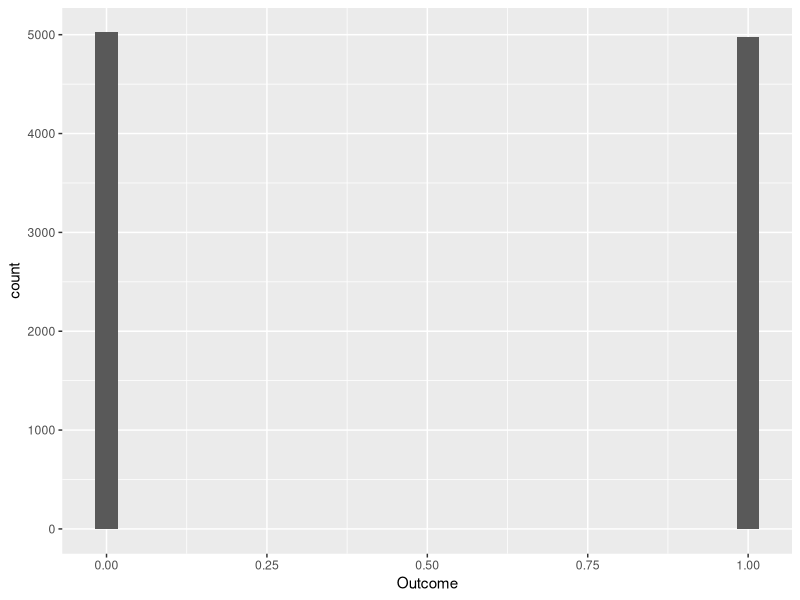
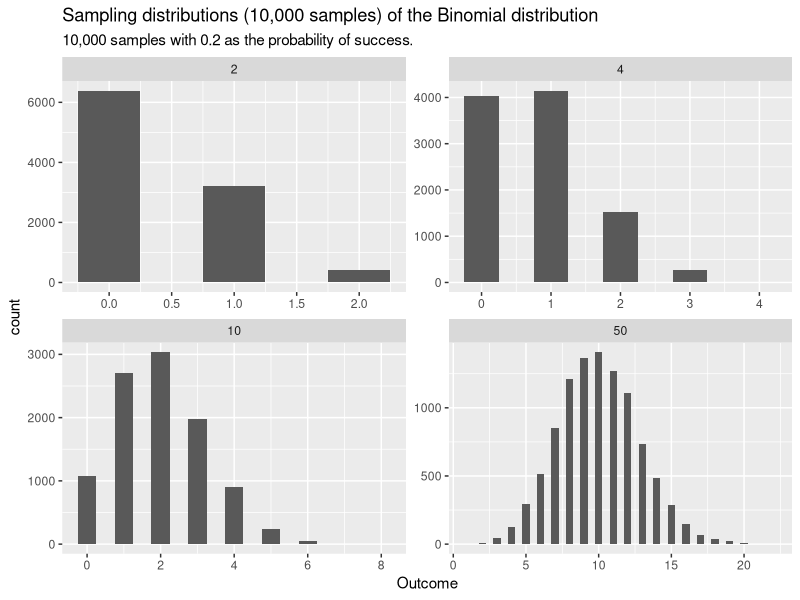
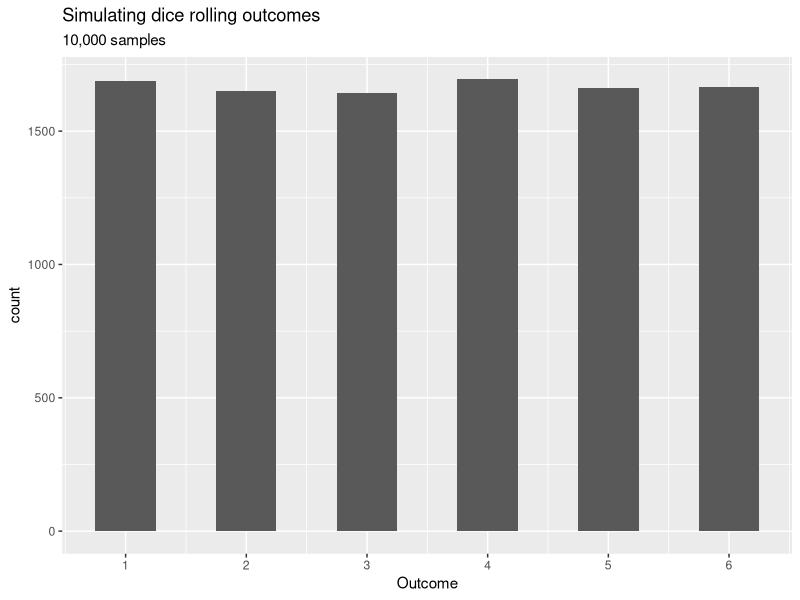
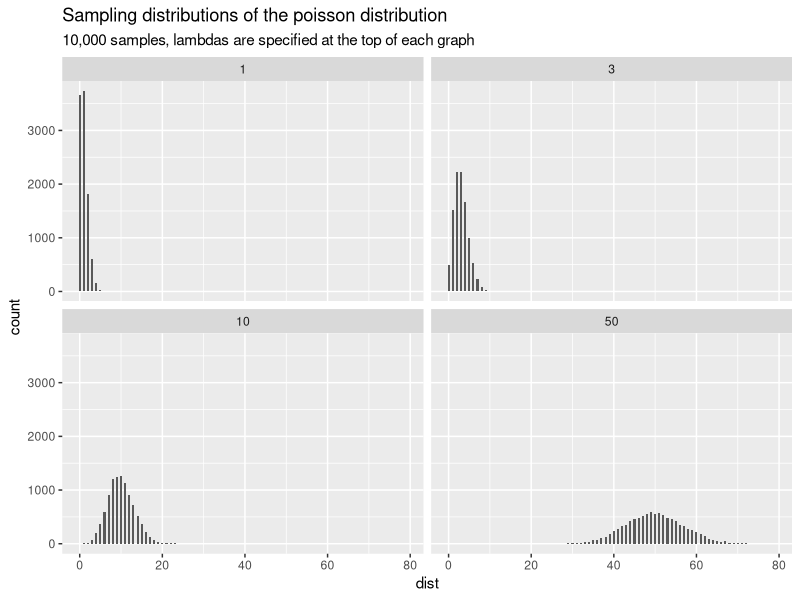
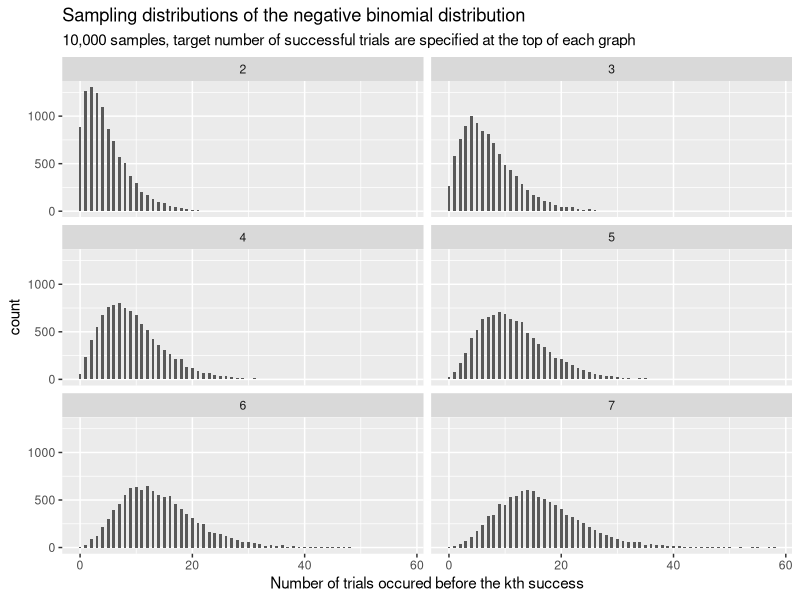
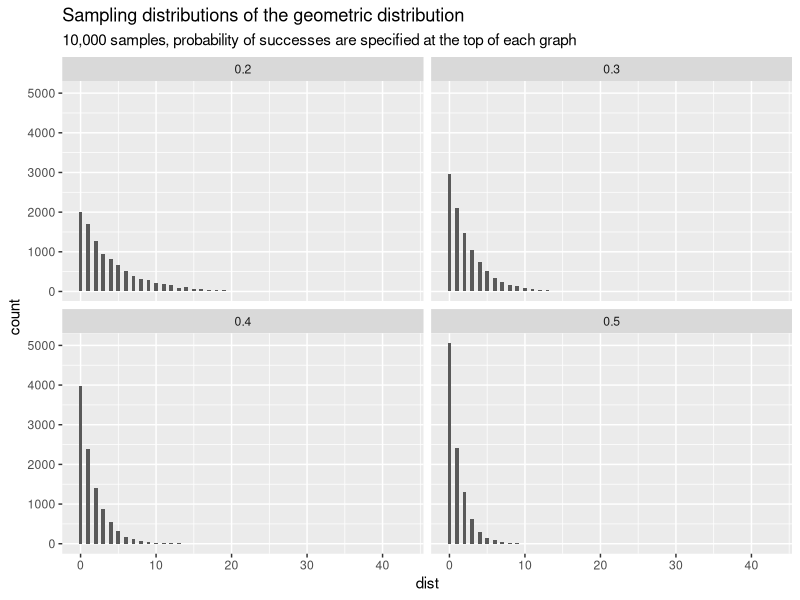

R code for these plots, in order:
library(tidyverse)
library(ggplot2)

# Set for reproducibility
set.seed(777)
sampleSize <- 10000

# Bernoulli
data <- tibble(Outcome = rbinom(sampleSize, 1, 0.5))

ggplot(data, aes(x = Outcome)) + geom_histogram()


# Binomial
dataBinom2 <- tibble(Outcome = rbinom(sampleSize, 2, 0.2), OutcomeNo=2)
dataBinom4 <- tibble(Outcome = rbinom(sampleSize, 4, 0.2), OutcomeNo=4)
dataBinom10 <- tibble(Outcome = rbinom(sampleSize, 10, 0.2), OutcomeNo=10)
dataBinom50 <- tibble(Outcome = rbinom(sampleSize, 50, 0.2), OutcomeNo=50)

data <- bind_rows(dataBinom2, dataBinom4, dataBinom10, dataBinom50)

ggplot(data, aes(x = Outcome)) + 
  geom_histogram(binwidth = .5) + 
  facet_wrap(~OutcomeNo, scales = "free") +
  labs(
    title = "Sampling distributions (10,000 samples) of the Binomial distribution",
    subtitle = "10,000 samples with 0.2 as the probability of success."
  ) 


# Discrete Uniform
data <- tibble(Outcome = rdunif(sampleSize, 1, 6))

ggplot(data, aes(x = Outcome)) + 
  geom_histogram(binwidth = .5) +
  scale_x_continuous(breaks = seq(1,6,1)) +
  labs(
    title = "Simulating dice rolling outcomes",
    subtitle = "10,000 samples"
  )


# Poisson 
dataPois1 <- tibble(dist = rpois(sampleSize, 1), lambda = 1)
dataPois3 <- tibble(dist = rpois(sampleSize, 3), lambda = 3)
dataPois10 <- tibble(dist = rpois(sampleSize, 10), lambda = 10)
dataPois50 <- tibble(dist = rpois(sampleSize, 50), lambda = 50)


data <- bind_rows(dataPois1, dataPois3, dataPois10, dataPois50)

ggplot(data, aes(x = dist)) + 
  geom_histogram(binwidth = .5) + 
  facet_wrap(~lambda) +
  labs(
    title = "Sampling distributions of the poisson distribution",
    subtitle = "10,000 samples, lambdas are specified at the top of each graph"
  ) 



# Negative binomial
dataNb2 <- tibble(dist = rnbinom(sampleSize, 2, .3), success = 2)
dataNb3 <- tibble(dist = rnbinom(sampleSize, 3, .3), success = 3)
dataNb4 <- tibble(dist = rnbinom(sampleSize, 4, .3), success = 4)
dataNb5 <- tibble(dist = rnbinom(sampleSize, 5, .3), success = 5)
dataNb6 <- tibble(dist = rnbinom(sampleSize, 6, .3), success = 6)
dataNb7 <- tibble(dist = rnbinom(sampleSize, 7, .3), success = 7)

data <- bind_rows(dataNb2, dataNb3, dataNb4, dataNb5, dataNb6, dataNb7)

ggplot(data, aes(x = dist)) + 
  geom_histogram(binwidth = .5) + 
  facet_wrap(~success, ncol = 2) +
  labs(
    title = "Sampling distributions of the negative binomial distribution",
    subtitle = "10,000 samples, target number of successful trials are specified at the top of each graph",
    x = "Number of trials occured before the kth success"
  ) 



# Geometric
dataGeom2 <- tibble(dist = rgeom(sampleSize, .2), prob = 0.2)
dataGeom3 <- tibble(dist = rgeom(sampleSize, .3), prob = 0.3)
dataGeom4 <- tibble(dist = rgeom(sampleSize, .4), prob = 0.4)
dataGeom5 <- tibble(dist = rgeom(sampleSize, .5), prob = 0.5)

data <- bind_rows(dataGeom2, dataGeom3, dataGeom4, dataGeom5)

ggplot(data, aes(x = dist)) + 
  geom_histogram(binwidth = .5) + 
  facet_wrap(~prob) +
  labs(
    title = "Sampling distributions of the geometric distribution",
    subtitle = "10,000 samples, probability of successes are specified at the top of each graph"
  ) 

